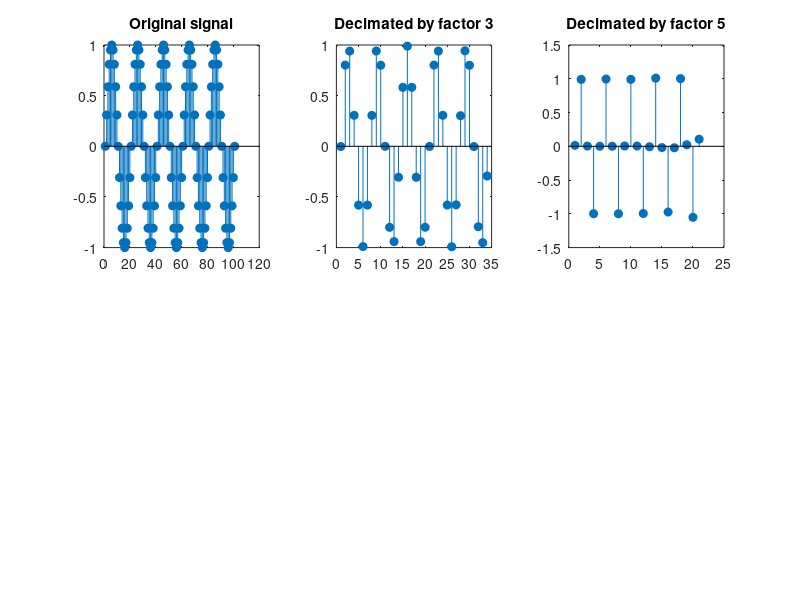

Write the MATLAB code that produced this figure. (Note: this script raises an error after producing the figure.)
clc;
clear;
close all;

fs = 1000;          
t = 0:1/fs:0.1;     
f = 50;             

x = sin(2*pi*f*t);

% Decimation for signals
p1 = decimate(x, 3);
p2 = decimate(x, 5);
p3 = decimate(x, 10);

figure;

% ==== Signal plots (top row) ====
subplot(2,3,1);
stem(x, 'filled');
title("Original signal");

subplot(2,3,2);
stem(p1, 'filled');
title("Decimated by factor 3");

subplot(2,3,3);
stem(p2, 'filled');
title("Decimated by factor 5");

% ==== Image plots (bottom row, larger) ====
i = imread("deer.png");
j = rgb2gray(i);

subplot(2,3,4);
imshow(j);
title("Gray image");

img_d10 = j(1:10:end, 1:10:end);
subplot(2,3,5);
imshow(img_d10);
title("Image decimation x10");

img_d15 = j(1:15:end, 1:15:end);
subplot(2,3,6);
imshow(img_d15);
title("Image decimation x15");

% If you also want factor 20, replace any image above
% img_d20 = j(1:20:end, 1:20:end);
% imshow(img_d20);
% title("Image decimation x20");
